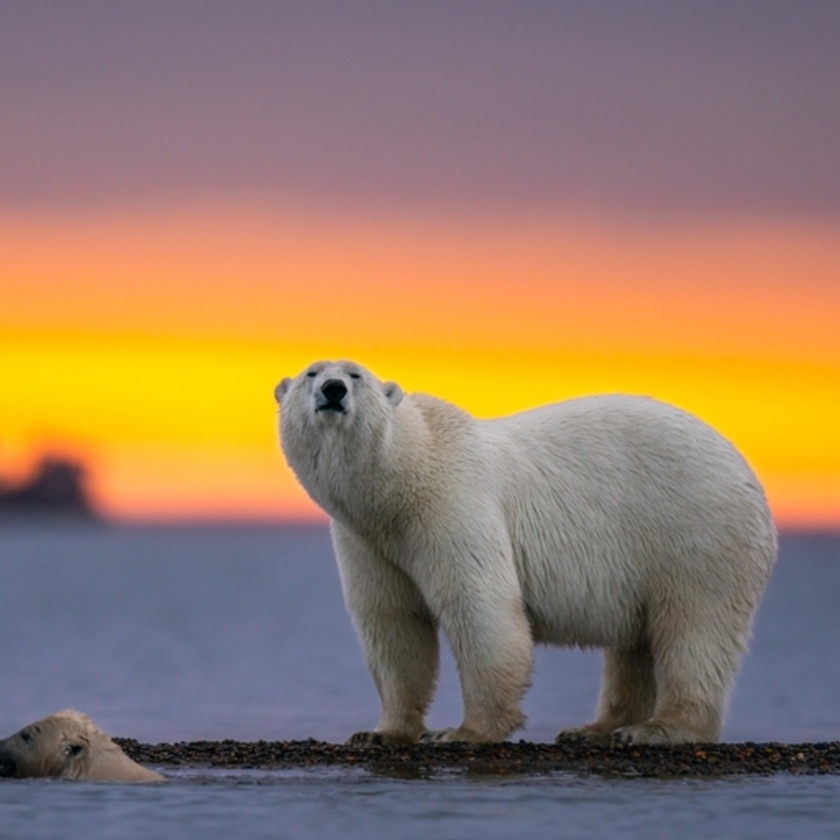
//> input picture images/input/1024X1024.jpg, 840 x 840 px, shrunk from 1024 x 1024 before the run; the run also reads 1 picture not shown here
$ ./rmse_compare ../images/input/1024X1024.jpg ../images/input/2048X2048.jpg   (built with g++ and OpenCV 4)
//> lines starting //> are read from the running program, lines starting //| are printed output that depends on the picture
#include <opencv2/opencv.hpp>
#include <iostream>
#include <iomanip>
#include <cmath>

using namespace std;
using namespace cv;

struct Metrics
{
    double rmse;
    double mae;
    double maxDiff;
    int differentPixels;
    int totalPixels;
};

Metrics compareImages(const Mat &a, const Mat &b)
{
    if (a.empty() || b.empty() || a.size() != b.size() || a.type() != b.type())
    {
        throw runtime_error("Images must have same size and type");
    }

    Metrics metrics = {0.0, 0.0, 0.0, 0, a.rows * a.cols};
    double sumSquaredDiff = 0.0;
    double sumAbsDiff = 0.0;

    for (int i = 0; i < a.rows; i++)
    {
        for (int j = 0; j < a.cols; j++)
        {
            double diff = abs((int)a.at<uchar>(i, j) - (int)b.at<uchar>(i, j));
            sumSquaredDiff += diff * diff;
            sumAbsDiff += diff;
            metrics.maxDiff = max(metrics.maxDiff, diff);
            if (diff != 0)
            {
                metrics.differentPixels++;
            }
        }
    }

    metrics.rmse = sqrt(sumSquaredDiff / metrics.totalPixels);
    metrics.mae = sumAbsDiff / metrics.totalPixels;
    return metrics;
}

int main(int argc, char **argv)
{
    if (argc < 3)
    {
        cerr << "Usage: ./rmse_compare <serial_image> <parallel_image> [rmse_threshold]\n";
        return 1;
    }

    double threshold = (argc >= 4) ? atof(argv[3]) : 0.5;
    Mat a = imread(argv[1], IMREAD_GRAYSCALE);
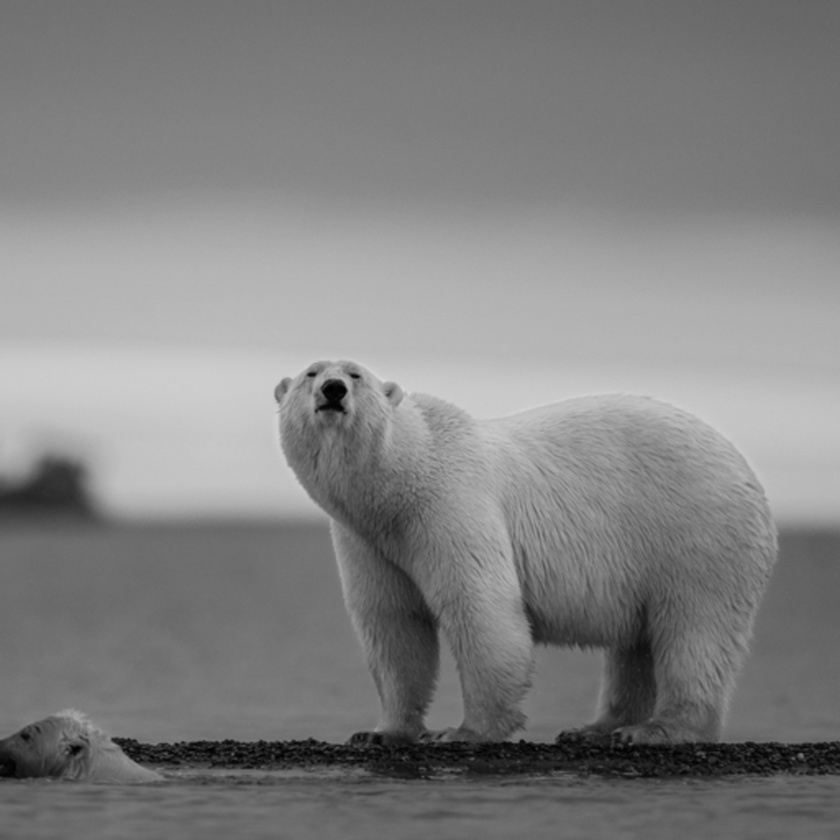
//> a: 840 rows x 840 cols, CV_8UC1; min 0, max 216, mean 129.5
    Mat b = imread(argv[2], IMREAD_GRAYSCALE);
//> b: 840 rows x 840 cols, CV_8UC1; min 0, max 215, mean 129.5

    try
    {
        Metrics metrics = compareImages(a, b);
//> the loop in compareImages, `for (int i = 0; i < a.rows; i++)` made 840 passes
//> (sumSquaredDiff, sumAbsDiff) on passes 1 to 3: (252, 242), (445, 435), (675, 653)
//> after the loop in compareImages, `for (int i = 0; i < a.rows; i++)`: sumSquaredDiff = 352425; sumAbsDiff = 284787; metrics.maxDiff = 7
//> in compareImages, `metrics.rmse = sqrt(sumSquaredDiff / metrics.totalPixels);`: metrics.rmse = 0.707
//> in compareImages, `metrics.mae = sumAbsDiff / metrics.totalPixels;`: metrics.mae = 0.404
        double similarity = ((metrics.totalPixels - metrics.differentPixels) * 100.0) / metrics.totalPixels;
//> similarity = 63.75

        cout << fixed << setprecision(6);
        cout << "RMSE: " << metrics.rmse << "\n";
//| RMSE: 0.706731
        cout << "MAE: " << metrics.mae << "\n";
//| MAE: 0.403610
        cout << "Max difference: " << metrics.maxDiff << "\n";
//| Max difference: 7.000000
        cout << "Different pixels: " << metrics.differentPixels << " / " << metrics.totalPixels << "\n";
//| Different pixels: 255783 / 705600
        cout << setprecision(4) << "Similarity: " << similarity << "%\n";
//| Similarity: 63.7496%
        cout << "Status: " << (metrics.rmse <= threshold ? "PASS" : "FAIL") << "\n";
//| Status: FAIL

        if (metrics.rmse > threshold)
        {
//> (the run ends here: the program exits with an error code, at `return 2;`)
